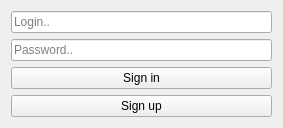
<?xml version="1.0" encoding="UTF-8"?>
<ui version="4.0">
 <class>Form</class>
 <widget class="QWidget" name="Form">
  <property name="geometry">
   <rect>
    <x>0</x>
    <y>0</y>
    <width>283</width>
    <height>124</height>
   </rect>
  </property>
  <property name="windowTitle">
   <string>Authorization</string>
  </property>
  <layout class="QVBoxLayout" name="verticalLayout_2">
   <item>
    <layout class="QVBoxLayout" name="verticalLayout">
     <item>
      <widget class="QLineEdit" name="lineEdit">
       <property name="placeholderText">
        <string>Login..</string>
       </property>
      </widget>
     </item>
     <item>
      <widget class="QLineEdit" name="lineEdit_2">
       <property name="placeholderText">
        <string>Password..</string>
       </property>
      </widget>
     </item>
     <item>
      <widget class="QPushButton" name="pushButton_2">
       <property name="text">
        <string>Sign in</string>
       </property>
      </widget>
     </item>
     <item>
      <widget class="QPushButton" name="pushButton">
       <property name="text">
        <string>Sign up</string>
       </property>
      </widget>
     </item>
    </layout>
   </item>
  </layout>
 </widget>
 <resources/>
 <connections/>
</ui>
